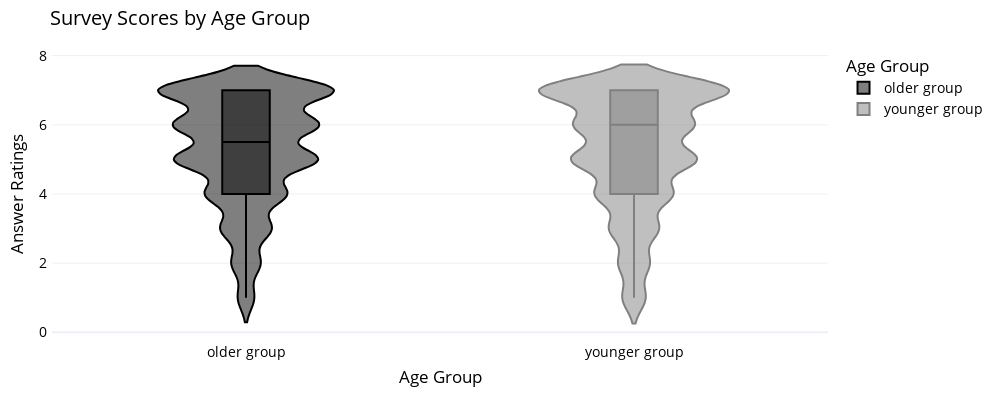

Here is the notebook cell this chart was saved with:
### Code cell
fig = px.violin(q1_data, x='age_group', y='score',
          box=True, template='plotly_white',
          title='Survey Scores by Age Group',
          color='age_group',
          color_discrete_map = {
              'older group': 'black',
              'younger group': 'grey'
          },
          labels={
              'age_group': 'Age Group',
              'score': 'Answer Ratings'
          })

fig.update_layout(
    autosize=False,
    width=1000,
    height=400,
    margin=dict(
        l=50,
        r=50,
        b=50,
        t=50,
        pad=4
    ),
    font=dict(
        size=14,
        color="Black"
    )
)

fig.show()

### Figure 1 — Plotly figure (JSON) as saved in the notebook; plotly's stock layout.template omitted (floating-point values rounded to 4 significant figures; data arrays with more than 128 entries replaced by an {"elided": "..."} marker saying what was removed)
{"data": [{"alignmentgroup": "True", "box": {"visible": true}, "hovertemplate": "Age Group=%{x}<br>Answer Ratings=%{y}<extra></extra>", "legendgroup": "older group", "marker": {"color": "black"}, "name": "older group", "offsetgroup": "older group", "orientation": "v", "scalegroup": "True", "showlegend": true, "type": "violin", "x": {"elided": "2408 str values"}, "x0": " ", "xaxis": "x", "y": {"elided": "2408 int values"}, "y0": " ", "yaxis": "y"}, {"alignmentgroup": "True", "box": {"visible": true}, "hovertemplate": "Age Group=%{x}<br>Answer Ratings=%{y}<extra></extra>", "legendgroup": "younger group", "marker": {"color": "grey"}, "name": "younger group", "offsetgroup": "younger group", "orientation": "v", "scalegroup": "True", "showlegend": true, "type": "violin", "x": {"elided": "2632 str values"}, "x0": " ", "xaxis": "x", "y": {"elided": "2632 int values"}, "y0": " ", "yaxis": "y"}], "layout": {"autosize": false, "font": {"color": "Black", "size": 14}, "height": 400, "legend": {"title": {"text": "Age Group"}, "tracegroupgap": 0}, "margin": {"b": 50, "l": 50, "pad": 4, "r": 50, "t": 50}, "title": {"text": "Survey Scores by Age Group"}, "violinmode": "overlay", "width": 1000, "xaxis": {"anchor": "y", "categoryarray": ["older group", "younger group"], "categoryorder": "array", "domain": [0, 1], "title": {"text": "Age Group"}}, "yaxis": {"anchor": "x", "domain": [0, 1], "title": {"text": "Answer Ratings"}}}}
